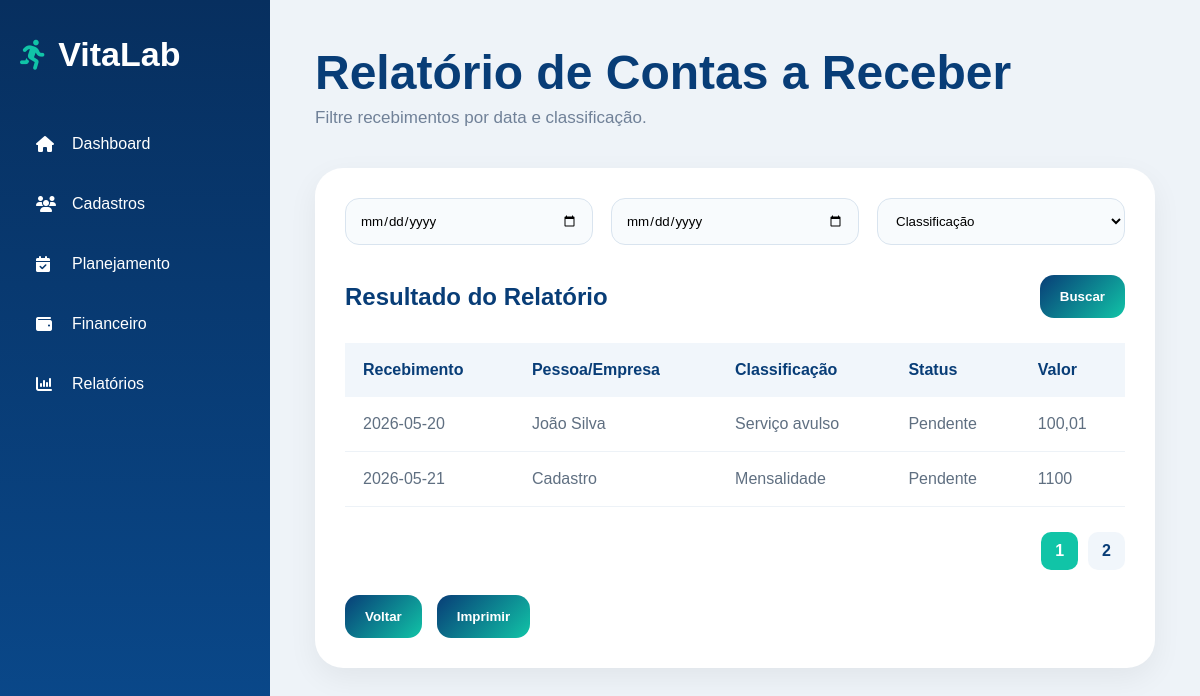
/relatorio-contas-receber, run on the app's committed database.
### tables this page shows
CREATE TABLE contas_receber (
    id INTEGER PRIMARY KEY AUTOINCREMENT,
    data_recebimento TEXT,
    valor TEXT,
    cadastro_id INTEGER,
    classificacao TEXT,
    status TEXT,
    observacoes TEXT,
    FOREIGN KEY (cadastro_id) REFERENCES cadastros(id)
);

CREATE TABLE cadastros (
    id INTEGER PRIMARY KEY AUTOINCREMENT,
    tipo TEXT NOT NULL,
    status TEXT NOT NULL,

    razao_social TEXT,
    nome_fantasia TEXT,
    cnpj TEXT,
    inscricao_estadual TEXT,
    endereco TEXT,
    contato_responsavel TEXT,
    email TEXT,
    data_inicio_contrato TEXT,
    data_renovacao_contrato TEXT,
    valor_mensal TEXT,
    dia_pagamento TEXT,
    horarios_aulas TEXT,
    professor_responsavel TEXT,
    dados_pagamento TEXT,
    quantidade_alunos TEXT,

    nome_professor TEXT,
    cpf TEXT,
    registro_mei TEXT,
    registro_cref TEXT,
    empresas_vinculadas TEXT,
    valor_pagamento TEXT
, professor_responsavel_id INTEGER);

### app.py (the view)
@app.route("/relatorio-contas-receber")
def relatorio_contas_receber():
    data_inicio = request.args.get("data_inicio", "")
    data_fim = request.args.get("data_fim", "")
    classificacao = request.args.get("classificacao", "")
    query = """
        SELECT
            contas_receber.data_recebimento,
            contas_receber.valor,
            contas_receber.classificacao,
            contas_receber.status,
            cadastros.nome_fantasia,
            cadastros.nome_professor

        FROM contas_receber

        LEFT JOIN cadastros
            ON contas_receber.cadastro_id = cadastros.id

        WHERE 1=1
    """
    parametros = []
    if data_inicio:
        query += " AND contas_receber.data_recebimento >= ?"
        parametros.append(data_inicio)
    if data_fim:
        query += " AND contas_receber.data_recebimento <= ?"
        parametros.append(data_fim)
    if classificacao:
        query += " AND contas_receber.classificacao = ?"
        parametros.append(classificacao)
    query += " ORDER BY contas_receber.data_recebimento"
    conexao = conectar_banco()
    contas = conexao.execute(query, parametros).fetchall()
    conexao.close()
    return render_template(
        "relatorio-contas-receber.html",
        contas=contas
    )

### app.py (called while the page is built)
def conectar_banco():
    conexao = sqlite3.connect("vitalab.db")
    conexao.row_factory = sqlite3.Row
    return conexao

### templates/relatorio-contas-receber.html (shortened to what this page needs)
<!DOCTYPE html>
<html lang="pt-br">
<head>
<link rel="stylesheet" href="{{ url_for('static', filename='style.css') }}">
<link rel="stylesheet" href="https://cdnjs.cloudflare.com/ajax/libs/font-awesome/6.5.1/css/all.min.css">
</head>
<body class="system-page">
<div class="sidebar">
    <div class="sidebar-logo"><i class="fa-solid fa-person-running"></i><h2>VitaLab</h2></div>
    <ul class="sidebar-menu">
        <li><a href="/dashboard"><i class="fa-solid fa-house"></i>Dashboard</a></li>
        <li><a href="/cadastros"><i class="fa-solid fa-users"></i>Cadastros</a></li>
        <li><a href="/planejamento"><i class="fa-solid fa-calendar-check"></i>Planejamento</a></li>
        <li><a href="/financeiro"><i class="fa-solid fa-wallet"></i>Financeiro</a></li>
        <li><a href="/relatorios"><i class="fa-solid fa-chart-column"></i>Relatórios</a></li>
    </ul>
</div>
<div class="content-area">
    <div class="topbar">
        <h1>Relatório de Contas a Receber</h1>
        <p>Filtre recebimentos por data e classificação.</p>
    </div>
    <div class="table-card">
        <form method="GET" action="/relatorio-contas-receber">
            <div class="filters-grid">
                <input type="date" name="data_inicio" title="Recebimento inicial">
                <input type="date" name="data_fim" title="Recebimento final">
                <select name="classificacao">
                    <option value="">Classificação</option>
                </select>
            </div>
            <div class="table-header">
                <h2>Resultado do Relatório</h2>
                <div class="header-actions">
                    <button type="submit" class="secondary-button">
                        Buscar
                    </button>
                </div>
            </div>
        </form>
        <div class="table-wrapper">
            <table>
                <thead>
                    <tr>
                        <th>Recebimento</th>
                        <th>Pessoa/Empresa</th>
                        <th>Classificação</th>
                        <th>Status</th>
                        <th>Valor</th>
                    </tr>
                </thead>
                <tbody>
                    {% for conta in contas %}
                    <tr>
                        <td>{{ conta['data_recebimento'] or '' }}</td>
                        <td>
                            {% if conta['nome_fantasia'] %}
                                {{ conta['nome_fantasia'] }}
                            {% else %}
                                {{ conta['nome_professor'] or '' }}
                            {% endif %}
                        </td>
                        <td>{{ conta['classificacao'] or '' }}</td>
                        <td>{{ conta['status'] or '' }}</td>
                        <td>{{ conta['valor'] or '' }}</td>
                    </tr>
                    {% endfor %}
                </tbody>
            </table>
        </div>
        <div class="pagination">
            <span class="active-page">1</span>
            <a href="#">2</a>
        </div>
        <div class="action-buttons">
            <a href="/relatorios"><button class="secondary-button">Voltar</button></a>
            <button class="secondary-button" onclick="window.print()">Imprimir</button>
        </div>
    </div>
</div>
</body>
</html>

### static/style.css (style rules this page uses)
* { margin: 0; padding: 0; box-sizing: border-box; font-family: Arial, Helvetica, sans-serif; }
body { background: #eef3f8; }
a { text-decoration: none; }
.system-page { min-height: 100vh; display: flex; background: #eef3f8; }
.sidebar { width: 270px; min-height: 100vh; background: linear-gradient(180deg, #072f5f, #0a4b8f); padding: 35px 20px; }
.sidebar-logo { display: flex; align-items: center; color: white; margin-bottom: 45px; }
.sidebar-logo i { font-size: 30px; margin-right: 12px; color: #11c4a7; }
.sidebar-logo h2 { font-size: 34px; }
.sidebar-menu { list-style: none; }
.sidebar-menu li { margin-bottom: 10px; }
.sidebar-menu a { display: flex; align-items: center; padding: 16px; border-radius: 16px; color: white; font-weight: 500; }
.sidebar-menu i { width: 24px; margin-right: 12px; }
.content-area { flex: 1; padding: 45px; }
.topbar { margin-bottom: 40px; }
.topbar h1 { color: #083d77; font-size: 48px; margin-bottom: 8px; }
.topbar p { color: #708198; font-size: 17px; }
.table-card { background:white; border-radius:28px; padding:30px; box-shadow:0 10px 30px rgba(0,0,0,0.06); }
.filters-grid { display:grid; grid-template-columns:repeat(auto-fit,minmax(220px,1fr)); gap:18px; margin-bottom:30px; }
.filters-grid input, .filters-grid select { padding:14px; border-radius:14px; border:1px solid #d9e4ef; background:#f8fbfd; outline:none; }
.table-header { display:flex; justify-content:space-between; align-items:center; margin-bottom:25px; }
.table-header h2 { color:#083d77; }
.secondary-button { border:none; padding:14px 20px; border-radius:14px; background:linear-gradient(135deg,#083d77,#11c4a7); color:white; cursor:pointer; font-weight:bold; }
.table-wrapper { overflow-x:auto; }
table { width:100%; border-collapse:collapse; }
th { background:#f1f6fb; color:#083d77; padding:18px; text-align:left; }
td { padding:18px; border-bottom:1px solid #edf2f7; color:#5f6f81; }
.action-buttons { margin-top:30px; display:flex; gap:15px; }
.action-buttons { display:flex; gap:15px; margin-top:25px; }
.pagination { display:flex; justify-content:flex-end; align-items:center; gap:10px; margin-top:25px; }
.pagination span, .pagination a { padding:10px 14px; border-radius:10px; background:#f1f6fb; color:#083d77; font-weight:bold; }
.pagination .active-page { background:#11c4a7; color:white; }
.header-actions { display: flex; gap: 12px; align-items: center; }

### data on the page
contas_receber: data_recebimento "2026-05-20", nome_professor "João Silva", classificacao "Serviço avulso", status "Pendente", valor "100,01"
contas_receber: data_recebimento "2026-05-21", nome_fantasia "Cadastro", classificacao "Mensalidade", status "Pendente", valor "1100"
